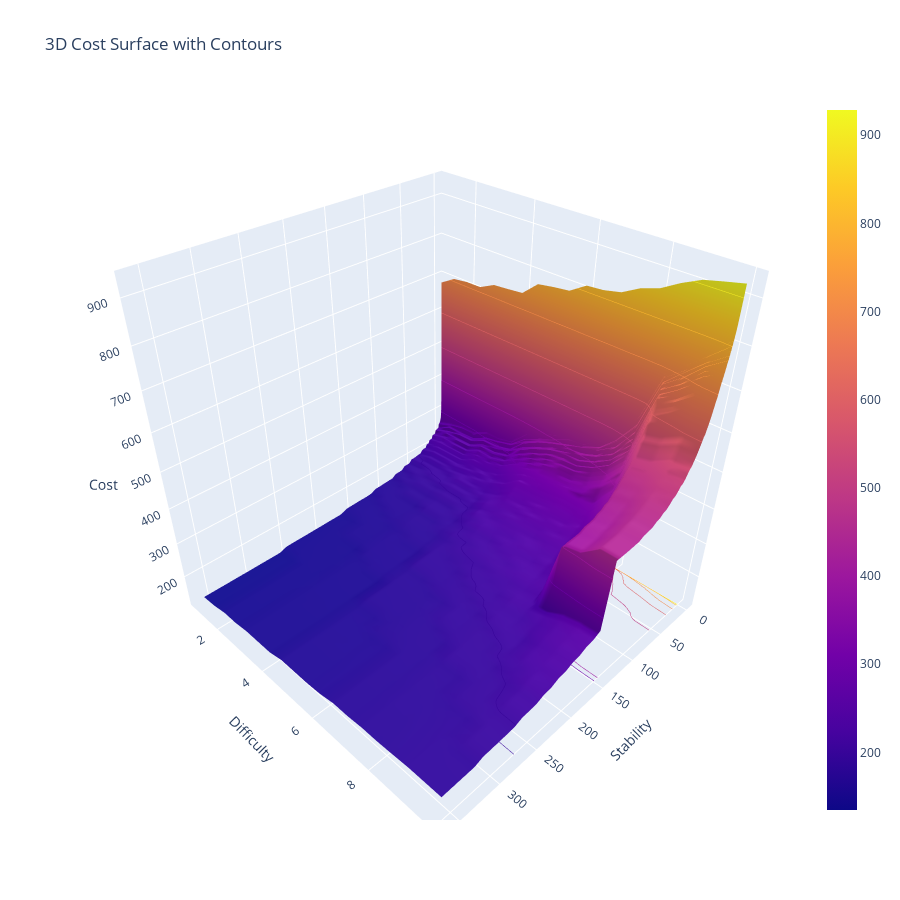
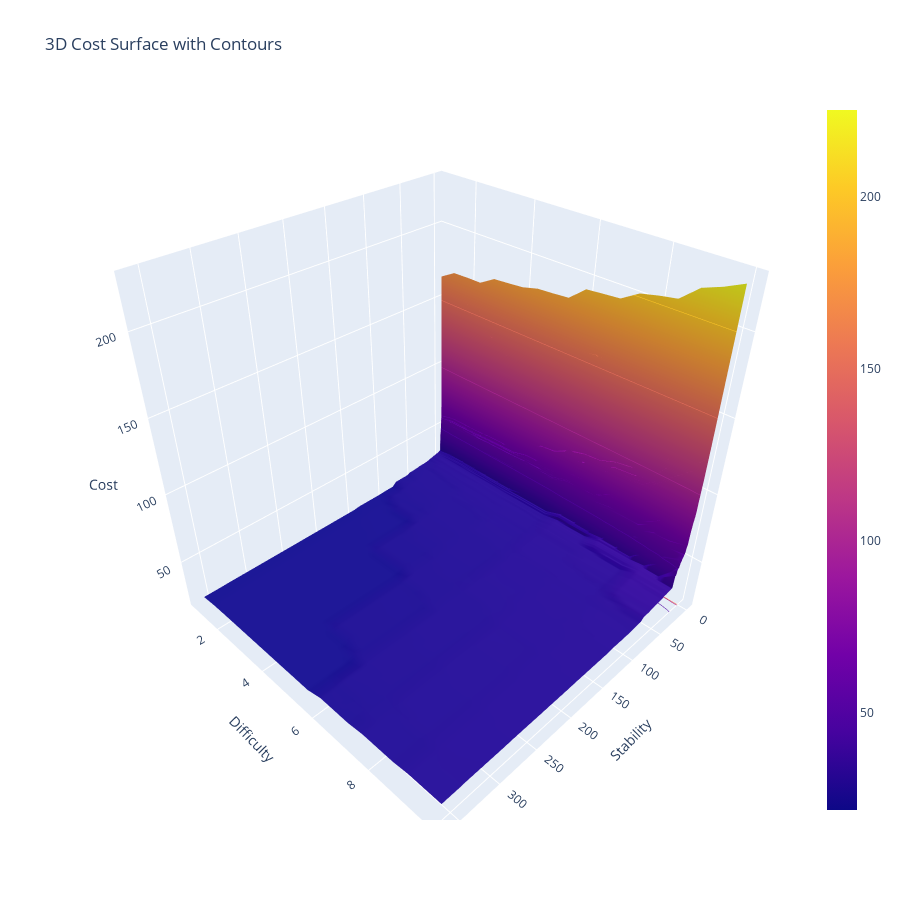

Write notebook code for charts like these, in order.
### Code cell
import plotly.graph_objects as go
import numpy as np


def plot_cost_surface(estimator, desired_retention, t_index=0, height=900):
    """
    Plot the 3D cost surface for a given estimator and desired retention.

    Args:
        estimator: The WorkloadEstimator instance.
        desired_retention: The desired retention value (float).
        t_index: The time step index to visualize (default: 0).
        height: The height of the plotly figure (default: 900).
    """

    cost_matrix = estimator.evaluate_desired_retention(desired_retention)

    # Map indices back to original stability and difficulty values
    s_values = estimator.s_state  # original stability values
    d_values = estimator.d_state  # original difficulty values

    # Create meshgrid for original stability and difficulty values
    s_mesh, d_mesh = np.meshgrid(s_values, d_values, indexing="ij")

    # Use the specified time step for the cost values
    cost = cost_matrix[:, :, t_index]

    # Set custom hovertemplate to show s, d, cost
    hovertemplate = "s: %{x}<br>" "d: %{y}<br>" "cost: %{z}<extra></extra>"

    fig = go.Figure(
        data=[
            go.Surface(
                z=cost,
                x=s_mesh,
                y=d_mesh,
                contours={
                    "z": {
                        "show": True,
                        "usecolormap": True,
                        "highlightcolor": "limegreen",
                        "project_z": True,
                    }
                },
                hovertemplate=hovertemplate,
            )
        ]
    )
    fig.update_layout(
        title="3D Cost Surface with Contours",
        scene=dict(
            xaxis_title="Stability", yaxis_title="Difficulty", zaxis_title="Cost"
        ),
        height=height,  # Set canvas height
    )
    fig.show()


# Example usage:
plot_cost_surface(estimator, desired_retention=0.99)
plot_cost_surface(estimator, desired_retention=0.7)

### Figure 1 — Plotly figure (JSON) as saved in the notebook; plotly's stock layout.template omitted (floating-point values rounded to 4 significant figures; data arrays with more than 128 entries replaced by an {"elided": "..."} marker saying what was removed)
{"data": [{"contours": {"z": {"highlightcolor": "limegreen", "project": {"z": true}, "show": true, "usecolormap": true}}, "hovertemplate": "s: %{x}<br>d: %{y}<br>cost: %{z}<extra></extra>", "type": "surface", "x": {"elided": "194x19 float values"}, "y": {"elided": "194x19 float values"}, "z": {"elided": "194x19 float values"}}], "layout": {"height": 900, "scene": {"xaxis": {"title": {"text": "Stability"}}, "yaxis": {"title": {"text": "Difficulty"}}, "zaxis": {"title": {"text": "Cost"}}}, "title": {"text": "3D Cost Surface with Contours"}}}

### Figure 2 — Plotly figure (JSON) as saved in the notebook; plotly's stock layout.template omitted (floating-point values rounded to 4 significant figures; data arrays with more than 128 entries replaced by an {"elided": "..."} marker saying what was removed)
{"data": [{"contours": {"z": {"highlightcolor": "limegreen", "project": {"z": true}, "show": true, "usecolormap": true}}, "hovertemplate": "s: %{x}<br>d: %{y}<br>cost: %{z}<extra></extra>", "type": "surface", "x": {"elided": "194x19 float values"}, "y": {"elided": "194x19 float values"}, "z": {"elided": "194x19 float values"}}], "layout": {"height": 900, "scene": {"xaxis": {"title": {"text": "Stability"}}, "yaxis": {"title": {"text": "Difficulty"}}, "zaxis": {"title": {"text": "Cost"}}}, "title": {"text": "3D Cost Surface with Contours"}}}
